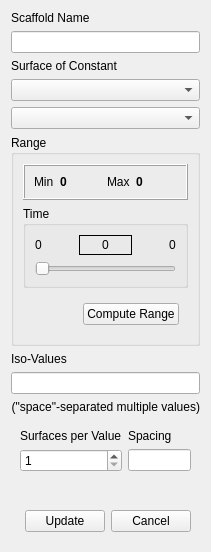
<?xml version="1.0" encoding="UTF-8"?>
<ui version="4.0">
 <class>IsoSurfaceDialog</class>
 <widget class="QWidget" name="IsoSurfaceDialog">
  <property name="geometry">
   <rect>
    <x>0</x>
    <y>0</y>
    <width>205</width>
    <height>552</height>
   </rect>
  </property>
  <property name="windowTitle">
   <string>Form</string>
  </property>
  <layout class="QVBoxLayout" name="verticalLayout">
   <item>
    <widget class="QWidget" name="widget" native="true">
     <layout class="QVBoxLayout" name="verticalLayout_3">
      <property name="leftMargin">
       <number>0</number>
      </property>
      <property name="topMargin">
       <number>0</number>
      </property>
      <property name="rightMargin">
       <number>0</number>
      </property>
      <property name="bottomMargin">
       <number>0</number>
      </property>
      <item>
       <widget class="QLabel" name="label">
        <property name="text">
         <string>Scaffold Name</string>
        </property>
       </widget>
      </item>
      <item>
       <widget class="QLineEdit" name="name"/>
      </item>
     </layout>
    </widget>
   </item>
   <item>
    <widget class="QWidget" name="widget_2" native="true">
     <layout class="QVBoxLayout" name="verticalLayout_4">
      <property name="leftMargin">
       <number>0</number>
      </property>
      <property name="topMargin">
       <number>0</number>
      </property>
      <property name="rightMargin">
       <number>0</number>
      </property>
      <property name="bottomMargin">
       <number>0</number>
      </property>
      <item>
       <widget class="QLabel" name="label_2">
        <property name="text">
         <string>Surface of Constant</string>
        </property>
       </widget>
      </item>
      <item>
       <widget class="PythonComboBox" name="field"/>
      </item>
      <item>
       <widget class="VectorComponentComboBox" name="fieldComponent"/>
      </item>
     </layout>
    </widget>
   </item>
   <item>
    <widget class="QGroupBox" name="groupBox">
     <property name="title">
      <string>Range</string>
     </property>
     <layout class="QVBoxLayout" name="verticalLayout_2">
      <item>
       <widget class="QFrame" name="frame">
        <property name="frameShape">
         <enum>QFrame::Box</enum>
        </property>
        <property name="frameShadow">
         <enum>QFrame::Raised</enum>
        </property>
        <layout class="QHBoxLayout" name="horizontalLayout" stretch="0,1,0,1">
         <item>
          <widget class="QLabel" name="label_4">
           <property name="text">
            <string>Min</string>
           </property>
          </widget>
         </item>
         <item>
          <widget class="QLabel" name="rangeMin">
           <property name="font">
            <font>
             <bold>true</bold>
            </font>
           </property>
           <property name="text">
            <string>0</string>
           </property>
          </widget>
         </item>
         <item>
          <widget class="QLabel" name="label_6">
           <property name="text">
            <string>Max</string>
           </property>
          </widget>
         </item>
         <item>
          <widget class="QLabel" name="rangeMax">
           <property name="font">
            <font>
             <bold>true</bold>
            </font>
           </property>
           <property name="text">
            <string>0</string>
           </property>
          </widget>
         </item>
        </layout>
       </widget>
      </item>
      <item>
       <widget class="QGroupBox" name="groupBox_2">
        <property name="title">
         <string>Time</string>
        </property>
        <layout class="QVBoxLayout" name="verticalLayout_5">
         <property name="leftMargin">
          <number>9</number>
         </property>
         <property name="topMargin">
          <number>9</number>
         </property>
         <property name="rightMargin">
          <number>9</number>
         </property>
         <property name="bottomMargin">
          <number>9</number>
         </property>
         <item>
          <widget class="QWidget" name="widget_6" native="true">
           <layout class="QHBoxLayout" name="horizontalLayout_8">
            <property name="leftMargin">
             <number>0</number>
            </property>
            <property name="topMargin">
             <number>0</number>
            </property>
            <property name="rightMargin">
             <number>0</number>
            </property>
            <property name="bottomMargin">
             <number>0</number>
            </property>
            <item>
             <widget class="QLabel" name="startTime">
              <property name="text">
               <string>0</string>
              </property>
             </widget>
            </item>
            <item>
             <spacer name="horizontalSpacer_3">
              <property name="orientation">
               <enum>Qt::Horizontal</enum>
              </property>
              <property name="sizeHint" stdset="0">
               <size>
                <width>40</width>
                <height>20</height>
               </size>
              </property>
             </spacer>
            </item>
            <item>
             <widget class="QLabel" name="currentTime">
              <property name="minimumSize">
               <size>
                <width>53</width>
                <height>0</height>
               </size>
              </property>
              <property name="frameShape">
               <enum>QFrame::Panel</enum>
              </property>
              <property name="text">
               <string>0</string>
              </property>
              <property name="alignment">
               <set>Qt::AlignCenter</set>
              </property>
             </widget>
            </item>
            <item>
             <spacer name="horizontalSpacer_4">
              <property name="orientation">
               <enum>Qt::Horizontal</enum>
              </property>
              <property name="sizeHint" stdset="0">
               <size>
                <width>40</width>
                <height>20</height>
               </size>
              </property>
             </spacer>
            </item>
            <item>
             <widget class="QLabel" name="lastTime">
              <property name="text">
               <string>0</string>
              </property>
             </widget>
            </item>
           </layout>
          </widget>
         </item>
         <item>
          <widget class="QSlider" name="slider">
           <property name="orientation">
            <enum>Qt::Horizontal</enum>
           </property>
          </widget>
         </item>
        </layout>
       </widget>
      </item>
      <item>
       <widget class="QWidget" name="widget_3" native="true">
        <layout class="QHBoxLayout" name="horizontalLayout_2">
         <item>
          <spacer name="horizontalSpacer">
           <property name="orientation">
            <enum>Qt::Horizontal</enum>
           </property>
           <property name="sizeHint" stdset="0">
            <size>
             <width>180</width>
             <height>4</height>
            </size>
           </property>
          </spacer>
         </item>
         <item>
          <widget class="QPushButton" name="computeRange">
           <property name="text">
            <string>Compute Range</string>
           </property>
          </widget>
         </item>
        </layout>
       </widget>
      </item>
     </layout>
    </widget>
   </item>
   <item>
    <widget class="QWidget" name="widget_4" native="true">
     <layout class="QVBoxLayout" name="verticalLayout_6">
      <property name="leftMargin">
       <number>0</number>
      </property>
      <property name="topMargin">
       <number>0</number>
      </property>
      <property name="rightMargin">
       <number>0</number>
      </property>
      <property name="bottomMargin">
       <number>0</number>
      </property>
      <item>
       <widget class="QLabel" name="label_5">
        <property name="text">
         <string>Iso-Values</string>
        </property>
       </widget>
      </item>
      <item>
       <widget class="QLineEdit" name="isoValues"/>
      </item>
     </layout>
    </widget>
   </item>
   <item>
    <widget class="QLabel" name="label_7">
     <property name="text">
      <string>(&quot;space&quot;-separated multiple values)</string>
     </property>
     <property name="alignment">
      <set>Qt::AlignRight|Qt::AlignTrailing|Qt::AlignVCenter</set>
     </property>
    </widget>
   </item>
   <item>
    <widget class="QWidget" name="widget_5" native="true">
     <layout class="QGridLayout" name="gridLayout" columnstretch="0,0" columnminimumwidth="0,0">
      <item row="0" column="0">
       <widget class="QLabel" name="label_8">
        <property name="text">
         <string>Surfaces per Value</string>
        </property>
       </widget>
      </item>
      <item row="0" column="1">
       <widget class="QLabel" name="label_9">
        <property name="text">
         <string>Spacing</string>
        </property>
       </widget>
      </item>
      <item row="1" column="1">
       <widget class="QLineEdit" name="spacing"/>
      </item>
      <item row="1" column="0">
       <widget class="QSpinBox" name="surfacesPerValue">
        <property name="minimum">
         <number>1</number>
        </property>
        <property name="maximum">
         <number>10</number>
        </property>
       </widget>
      </item>
     </layout>
    </widget>
   </item>
   <item>
    <spacer name="verticalSpacer">
     <property name="orientation">
      <enum>Qt::Vertical</enum>
     </property>
     <property name="sizeHint" stdset="0">
      <size>
       <width>20</width>
       <height>40</height>
      </size>
     </property>
    </spacer>
   </item>
   <item>
    <widget class="QWidget" name="widget_12" native="true">
     <layout class="QHBoxLayout" name="horizontalLayout_9">
      <item>
       <spacer name="horizontalSpacer_7">
        <property name="orientation">
         <enum>Qt::Horizontal</enum>
        </property>
        <property name="sizeHint" stdset="0">
         <size>
          <width>40</width>
          <height>20</height>
         </size>
        </property>
       </spacer>
      </item>
      <item>
       <widget class="QPushButton" name="ok">
        <property name="text">
         <string>Update</string>
        </property>
       </widget>
      </item>
      <item>
       <widget class="QPushButton" name="cancel">
        <property name="text">
         <string>Cancel</string>
        </property>
       </widget>
      </item>
     </layout>
    </widget>
   </item>
  </layout>
 </widget>
 <customwidgets>
  <customwidget>
   <class>PythonComboBox</class>
   <extends>QComboBox</extends>
   <header>widgets.python_combo_box</header>
  </customwidget>
  <customwidget>
   <class>VectorComponentComboBox</class>
   <extends>QComboBox</extends>
   <header>baramFlow.view.widgets.vector_component_combo_box</header>
  </customwidget>
 </customwidgets>
 <resources/>
 <connections/>
</ui>
